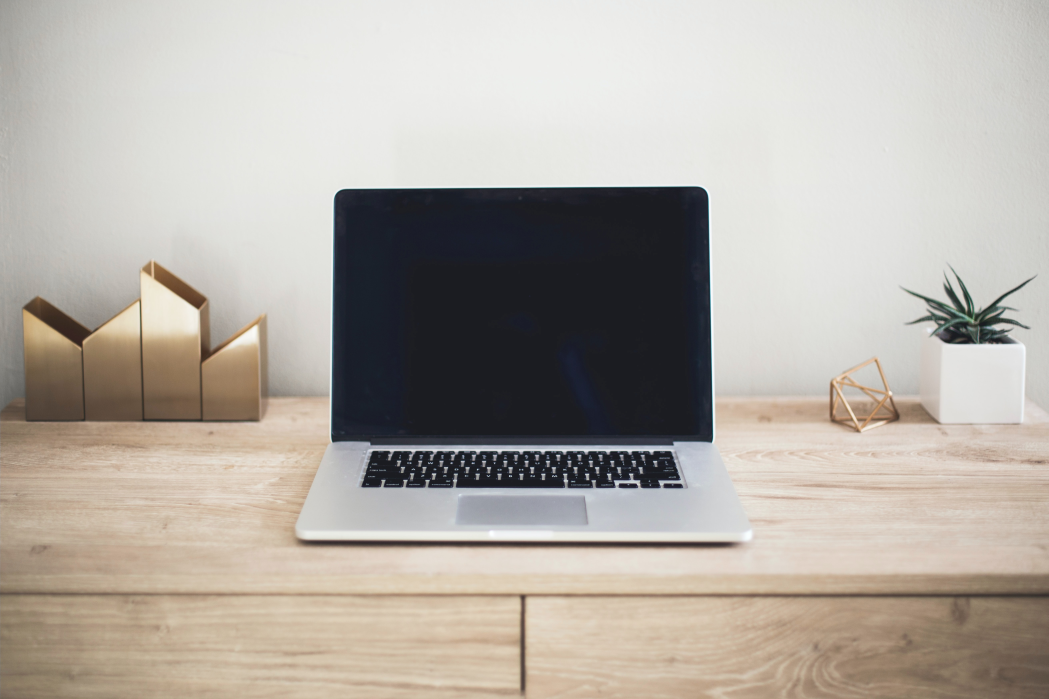
#> input picture Photos/laptopImageMain.jpg, 5243 x 3495 px (shown at 1/5 size); its folder holds 4 pictures in this run
$ python main.py
#> lines starting #> are read from the running program, lines starting #| are printed output that depends on the picture
from PIL import Image
import glob

for filename in glob.glob("./Photos/*.jpg"):

	image = Image.open(filename)
#> image is the input picture: PIL image 5243x3495 RGB; mean R, G, B 178.6, 172.2, 164.3
	newImage = image.resize((300, 270))
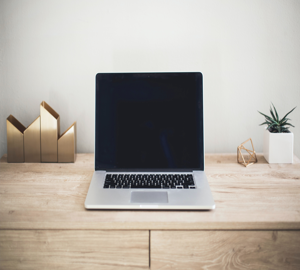
#> newImage: PIL image 300x270 RGB; mean R, G, B 178.6, 172.2, 164.3
	newImage.save(f"{filename}New.jpg")
